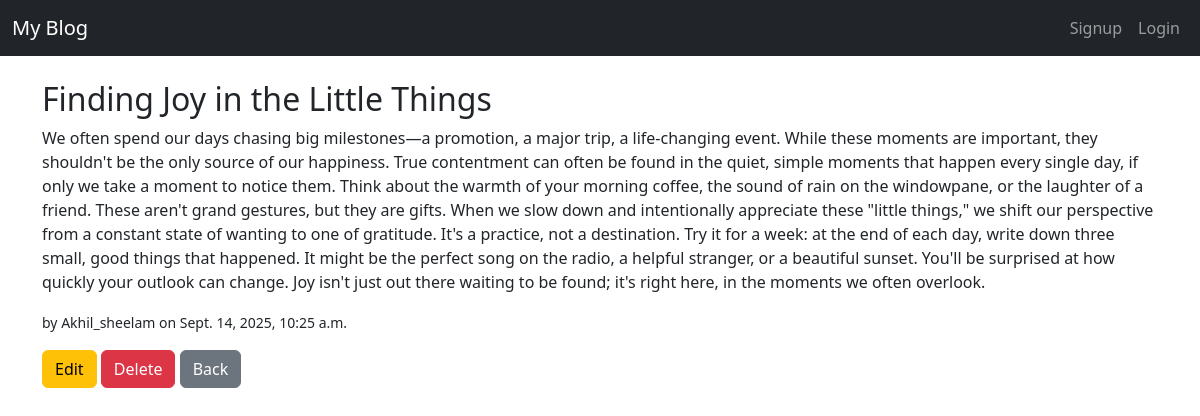
The app's page /post/2/ with its own data.
### blog/models.py (models this page shows, shortened)
class Post(models.Model):
    title = models.CharField(max_length=200)
    content = models.TextField()
    author = models.ForeignKey(User, on_delete=models.CASCADE)
    created_at = models.DateTimeField(default=timezone.now)
    updated_at = models.DateTimeField(auto_now=True)

### blog/views.py (the view)
# urls.py: path('post/<int:pk>/', views.post_detail, name='post_detail'),
def post_detail(request, pk):
    post = get_object_or_404(Post, pk=pk)
    return render(request, 'blog/post_detail.html', {'post': post})

### blog/templates/blog/post_detail.html (shortened to what this page needs)
{% extends "blog/base.html" %}
{% block content %}
<h2>{{ post.title }}</h2>
<p>{{ post.content }}</p>
<p><small>by {{ post.author }} on {{ post.created_at }}</small></p>
<a href="{% url 'post_update' post.pk %}" class="btn btn-warning">Edit</a>
<a href="{% url 'post_delete' post.pk %}" class="btn btn-danger">Delete</a>
<a href="{% url 'post_list' %}" class="btn btn-secondary">Back</a>
{% endblock %}

### blog/templates/blog/base.html (shortened to what this page needs)
<!DOCTYPE html>
<html lang="en">
<head>
    <link href="https://cdn.jsdelivr.net/npm/bootstrap@5.3.0/dist/css/bootstrap.min.css" rel="stylesheet">
</head>
<body>
    <nav class="navbar navbar-expand-lg navbar-dark bg-dark">
        <div class="container-fluid">
            <a class="navbar-brand" href="{% url 'post_list' %}">My Blog</a>
            <div class="collapse navbar-collapse">
                <ul class="navbar-nav ms-auto">
                    {% if user.is_authenticated %}
                        <li class="nav-item"><a class="nav-link" href="{% url 'profile' %}">Profile</a></li>
                        <li class="nav-item"><a class="nav-link" href="{% url 'logout' %}">Logout</a></li>
                    {% else %}
                        <li class="nav-item"><a class="nav-link" href="{% url 'signup' %}">Signup</a></li>
                        <li class="nav-item"><a class="nav-link" href="{% url 'login' %}">Login</a></li>
                    {% endif %}
                </ul>
            </div>
        </div>
    </nav>
    <div class="container mt-4">
        {% block content %}{% endblock %}
    </div>
</body>
</html>

### records on screen
Post: title "Finding Joy in the Little Things", content "We often spend our days chasing big milestones—a promotion, a major trip, a life-changing event. While these moments are important, they shouldn't be the only source of our happiness. True contentment can often be found in the quiet, simple moments that happen every single day, if only we take a moment to notice them. Think about the warmth of your morning coffee, the sound of rain on the windowpane, or the laughter of a friend. These aren't grand gestures, but they are gifts. When we slow down and intentionally appreciate these \"little things,\" we shift our perspective from a constant state of wanting to one of gratitude. It's a practice, not a destination. Try it for a week: at the end of…", author "Akhil_sheelam", created_at "Sept. 14, 2025, 10:25 a.m."
